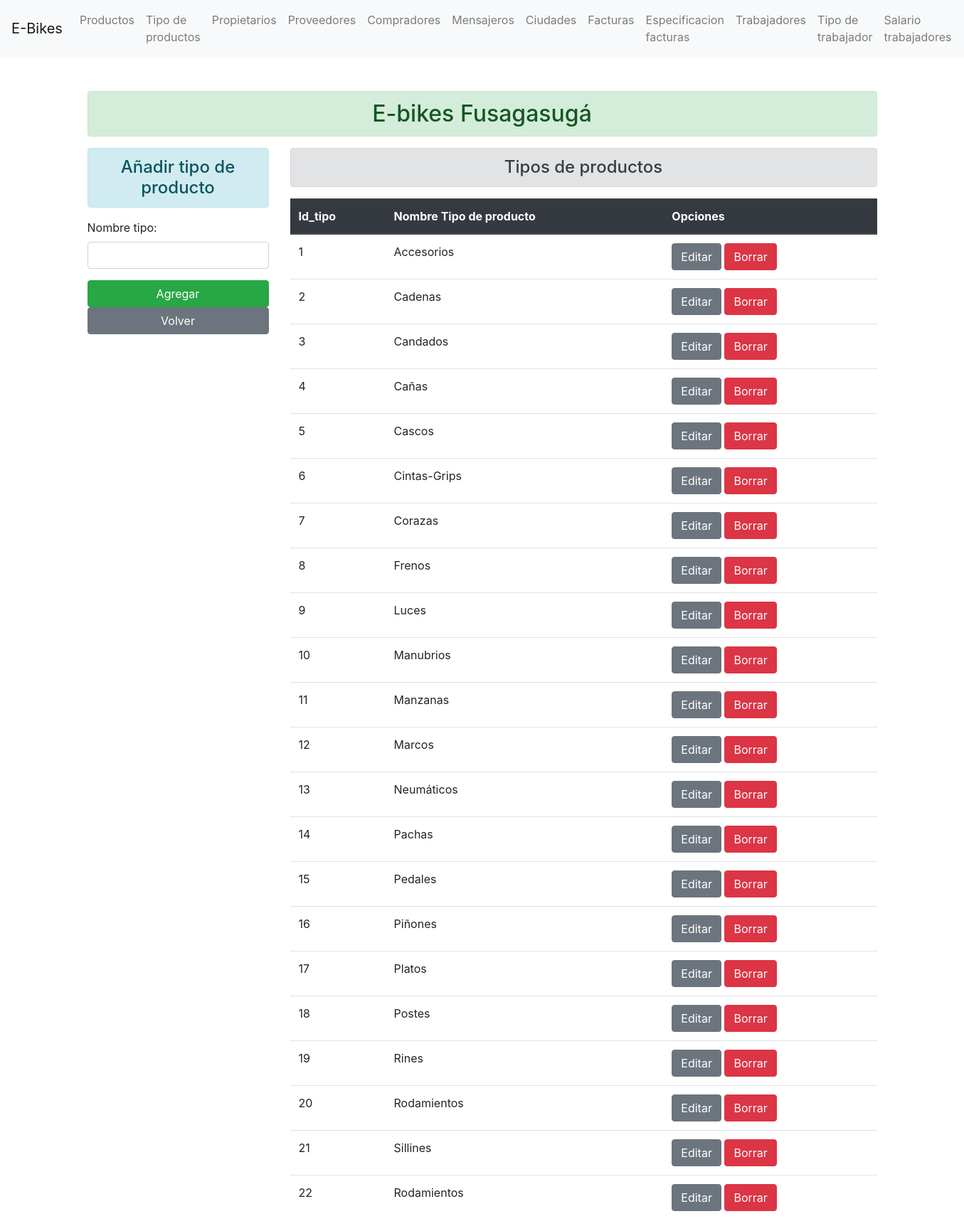
Before: /tipoproducto/ with the older database file.
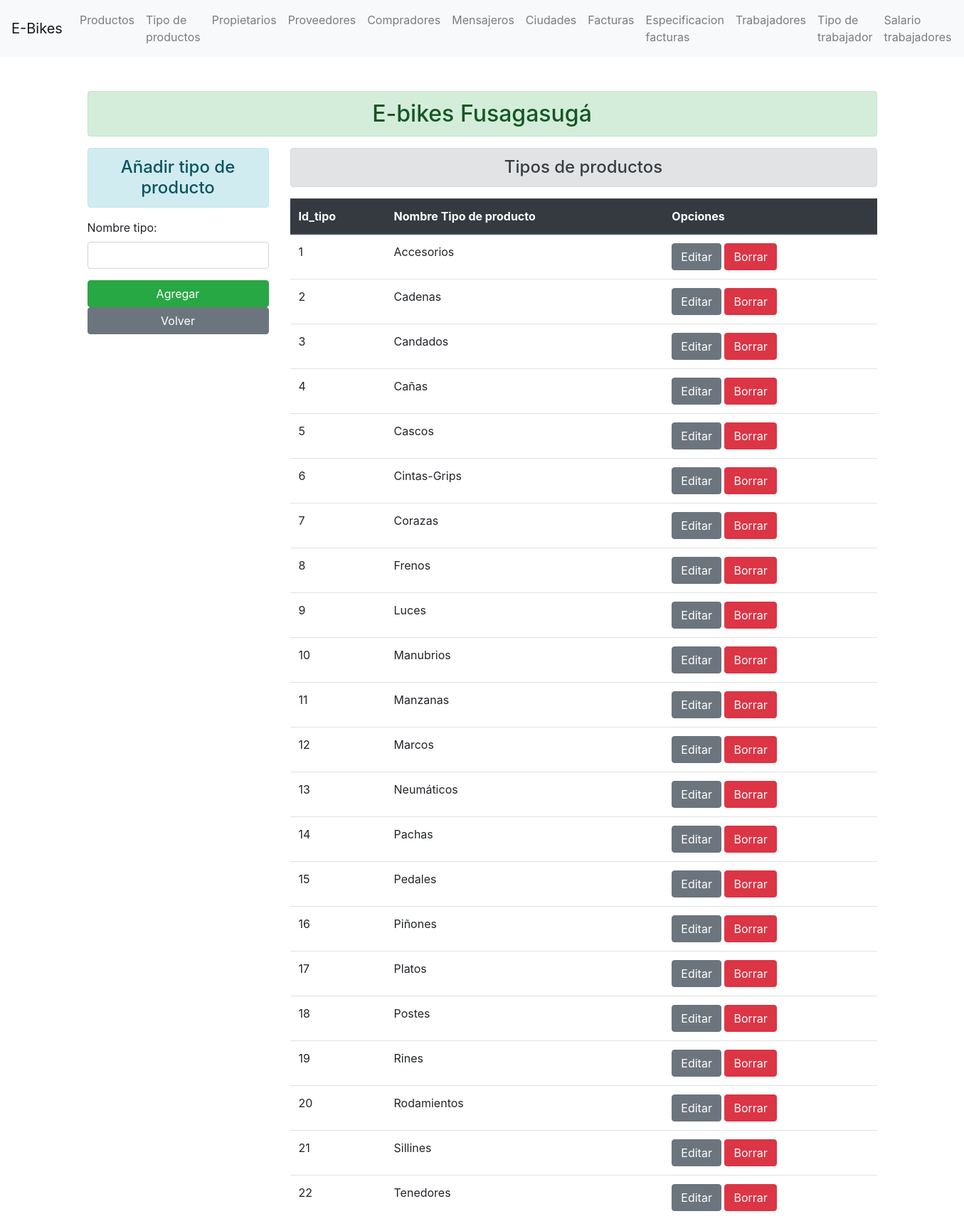
After: the same page with the newer database file.
### enroll/models.py (models this page shows)
class Tipo_Producto(models.Model):
    id_tipo = models.AutoField(auto_created=True, primary_key=True)
    nombre_tipo = models.CharField(max_length=70)

### enroll/views.py (the view)
# urls.py: path('tipoproducto/', views.add_tipoproducto, name="addtipoproducto" ),
def add_tipoproducto(request):
    if request.method == 'POST':
        fm = Tipo_ProductoRegistration(request.POST)
        if fm.is_valid():
            nt = fm.cleaned_data['nombre_tipo']
            reg = Tipo_Producto(nombre_tipo=nt)
            reg.save()
            fm = Tipo_ProductoRegistration()
    else:
        fm = Tipo_ProductoRegistration()
    tipoproducto_add = Tipo_Producto.objects.all()
    return render(request, 'enroll/addtipoproducto.html', {'form':fm, 'tipoproducto':tipoproducto_add})

### enroll/forms.py
class Tipo_ProductoRegistration(forms.ModelForm):
    class Meta:
        model = Tipo_Producto
        fields = ['nombre_tipo']
        widgets = {
            'nombre_tipo': forms.TextInput(attrs={'class':'form-control'}),
        }

### enroll/templates/enroll/addtipoproducto.html (shortened to what this page needs)
{% extends 'enroll/base.html' %}
{% block content  %}
    <div class="row">
        <div class="col-sm-3">
            <h4 class="text-center alert alert-info">Añadir tipo de producto</h4>
            <form action=" " method="POST">
                {{form.as_p}}
                <input type="submit" class="btn btn-success btn-block" value="Agregar" >
            </form>
            <a class="btn btn-secondary btn-block" href="/">Volver</a>
        </div>
        <div class="col-sm-9">
            <h4 class="text-center alert alert-secondary">Tipos de productos</h4>
            {% if tipoproducto %}
                <table class="table">
                    <thead class="thead-dark">
                    <tr>
                        <th scope="col">Id_tipo</th>
                        <th scope="col">Nombre Tipo de producto</th>
                        <th scope="col">Opciones</th>
                    </tr>
                    </thead>
                    <tbody>
                        {% for tipoproductos in tipoproducto %}
                        <tr>
                            <td>{{tipoproductos.id_tipo}}</td>
                            <td>{{tipoproductos.nombre_tipo}}</td>
                            <td>
                                <a href="{% url 'updatetipoproducto' tipoproductos.id_tipo %}" class="btn btn-secondary bt-sm" >Editar</a>
                                <form action="{% url 'deletetipoproducto' tipoproductos.id_tipo %}" method="post" class="d-inline"> {% csrf_token %}
                                    <input type="submit" class="btn btn-danger bt-sm" value="Borrar">
                                </form>
                            </td>
                        </tr>
                        {% endfor %}
                    </tbody>
                </table>
            {% else %}
                <h4 class="text-center alert alert-warning">No hay tipos de productos registrados</h4>
            {%  endif %}
        </div>
    </div>
{% endblock content  %}

Changed rows visible on the page:
changed Tipo_Producto id 22: nombre_tipo "Rodamientos" → "Tenedores"
